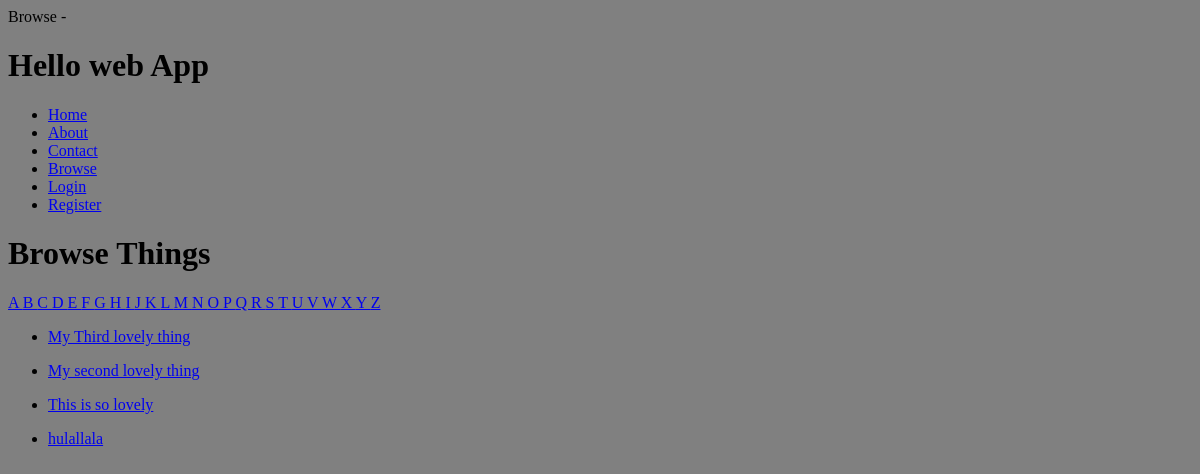
The app's page /browse/name/, older data.
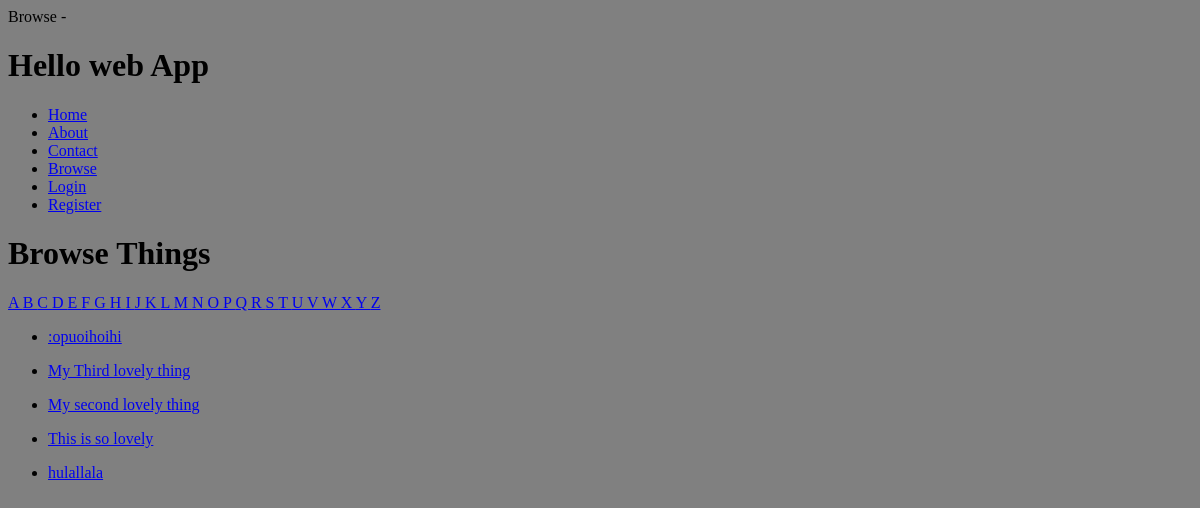
The same page, newer data.
### collection/models.py (models this page shows)
class Thing(models.Model):
	name =models.CharField(max_length=255)
	description =models.TextField()
	slug=models.SlugField(unique=True)
	user=models.OneToOneField(User, blank=True,null=True)

### collection/views.py (the view)
def browse_by_name(request, initial=None):
	if initial:
		things =Thing.objects.filter(name__istartswith=initial)
		things =things.order_by('name')
	else:
		things =Thing.objects.all().order_by('name')
	return render(request, 'search/search.html',{
		'things':things,
		'initial':initial,
		})

### collection/templates/search/search.html (shortened to what this page needs)
{% extends 'layouts/base.html' %}
 {% block content %}
 <h1>
      Browse Things
  </h1>
  {% for letter in 'abcdefghijklmnopqrstuvwxyz' %}
 <a href="{% url 'browse_by_name' initial=letter %}"
 {% if initial == letter %}class="active"{% endif %}>
     {{ letter|upper }}
 </a>
 {% endfor %}
 {% for thing in things %}
 <ul>
     <li>
         <a href="{% url 'thing_detail' slug=thing.slug %}">
             {{ thing.name }}
         </a>
     </li>
 </ul>
 {% empty %}
 <p>Sorry, no results!</p>
 {% endfor %}
 {% endblock %}

### collection/templates/layouts/base.html (shortened to what this page needs)
{% load staticfiles %}
<!doctype html>
<html>
	<head>
		<link rel="stylesheet" href="{% static 'css/style.css' %}">
	</head>
	<body>
		<header>
		<h1>Hello web App</h1>
		<nav>
		 <ul>
		 	<li>
		 		<a href="{% url 'home' %}">Home</a>
		 	</li>
		 	<li>
		 		<a href="{% url 'about' %}">About</a>
		 	</li>
		 	<li>
		 		<a href="{% url 'contact' %}">Contact</a>
		 	</li>
		 	<li>
         <a href="{% url 'browse' %}">Browse</a>
          </li>
			 {% if user.is_authenticated %}
     <li>
        <a href="{% url 'auth_logout' %}">Logout</a>
    </li>
    {% else %}
    <li>
        <a href="{% url 'auth_login' %}">Login</a>
   </li>
    <li>
    <a href="{% url 'registration_register' %}">Register</a>
    </li>
    {% endif %}
</ul>
		</nav>
		</header>
		{% block content %}{% endblock %}
	</body>
</html>

### collection/static/css/style.css (style rules this page uses)
body { background-color: grey; }

Row changes from the older to the newer data that the page shows:
added Thing: name ":opuoihoihi"
